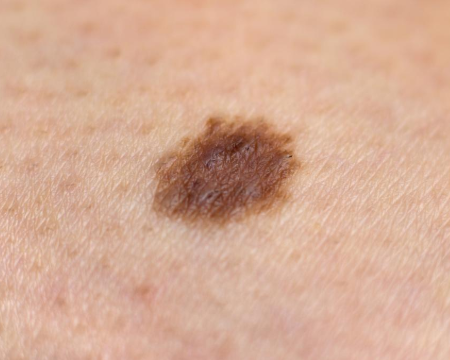
#> input picture PROJECT 2/mole_data/mole_data/mole_1.png, 450 x 360 px, found by its file name
$ python P2Assignment1_TheoFerrell.py
#> lines starting #> are read from the running program, lines starting #| are printed output that depends on the picture
# -*- coding: utf-8 -*-
"""
Created on Tue Nov  2 12:01:04 2021

@author: didit
"""

import matplotlib.pyplot as plt
import skimage.transform as transform
import matplotlib.image as mpimg
import numpy as np
import skimage.morphology as morphology
import skimage.measure as meas
import math
from skimage import data #built in images .camera and .cell for test
from skimage.color import rgb2gray
from skimage.exposure import histogram
from skimage.filters import threshold_minimum #automated threshold
#_-_-_-_-_-_-_-_-_-_-_-_-_-_-_-_-_-_-_-_-_-_-_-_-_-_-_-_-_-_-_-_-_-_-_-_-_-_-_-_-_-_-_-_-_-

#USER INPUTS================================================
file_path = "C:\\Users\\didit\\Desktop\\BMEN 207\\PROJECT 2\\mole_data\\mole_data\\"
image_file_name = "mole_1.png"

#===========================================================


#rbg scale image
original = mpimg.imread(file_path + image_file_name)
#> original is the input picture: shape (360, 450, 3) float32; mean R, G, B 0.838, 0.674, 0.585

#converts image to grayscale
grayscale = rgb2gray(original)
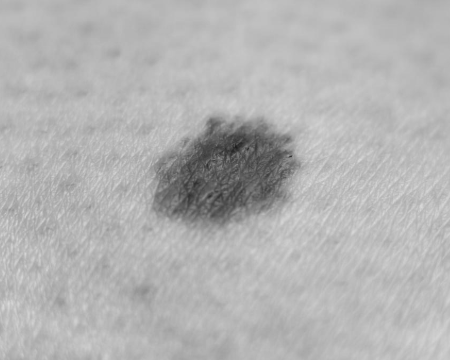
#> grayscale: shape (360, 450) float32; min 0.121, max 0.859, mean 0.703


plt.figure(1)
hist, hist_centers = histogram(grayscale, nbins=256)
#> hist = 256 values, max 6845 at index 209, min 0 at index 3, mean 632.8; hist_centers = 256 values from 0.123 to 0.857
plt.plot(hist_centers, hist)
plt.title("Histogram of Grayscale values for cell image")
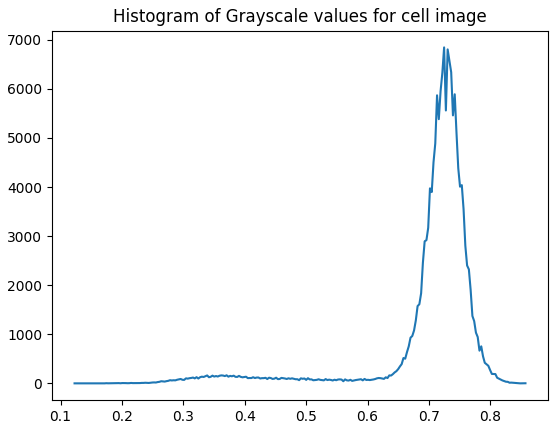
#> figure drawn by matplotlib, 1 panel; curve peaks at x = 0.725, y = 6845
